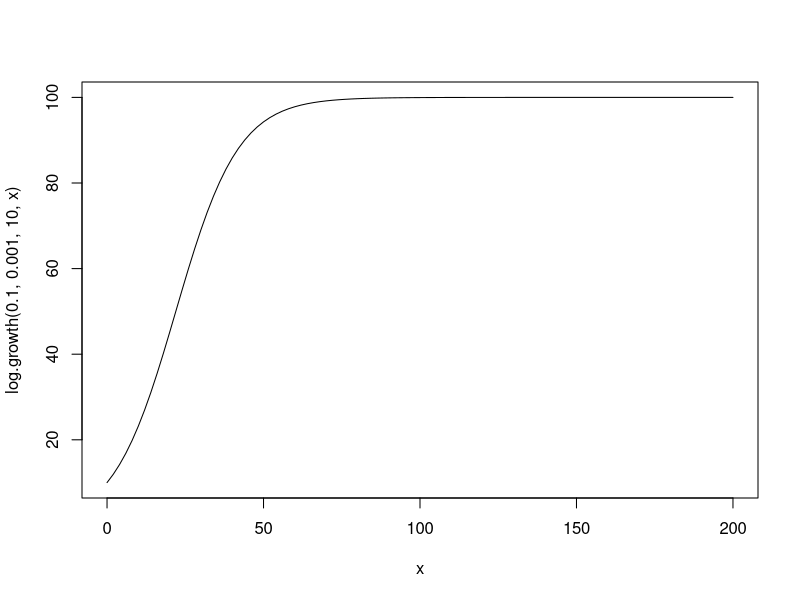
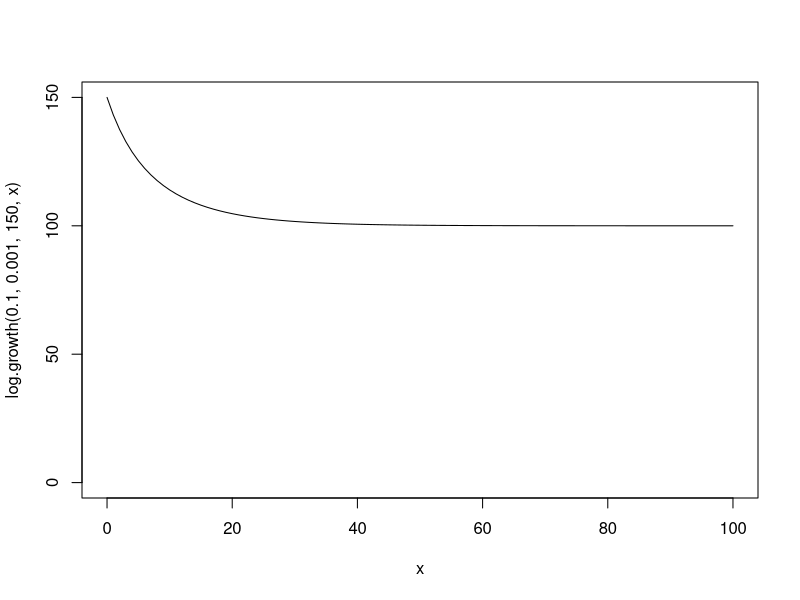
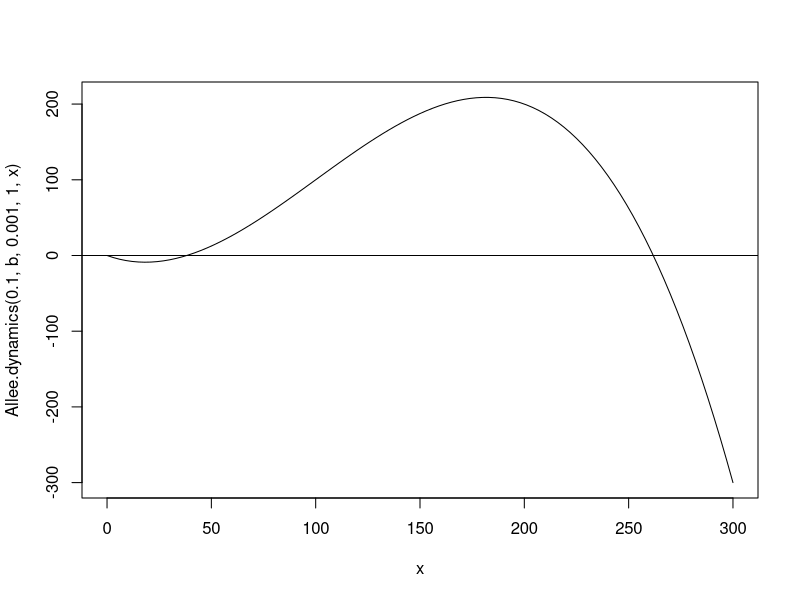
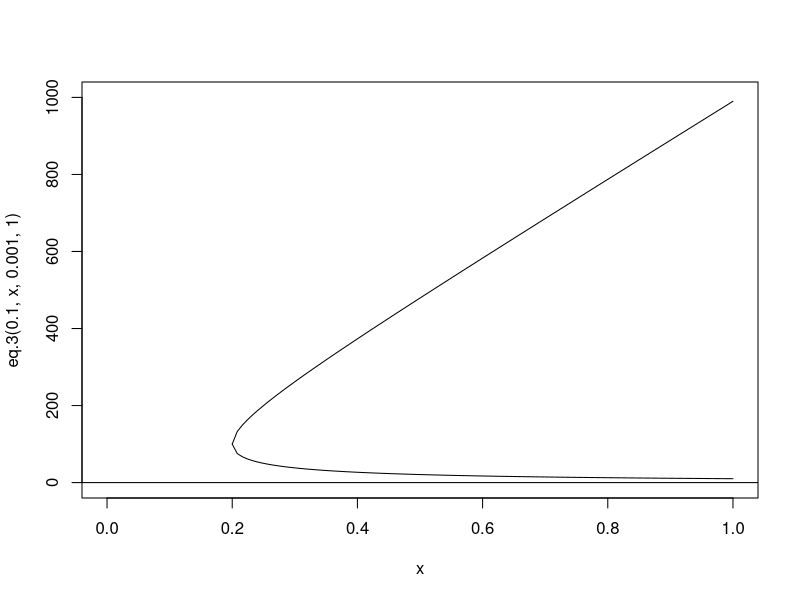
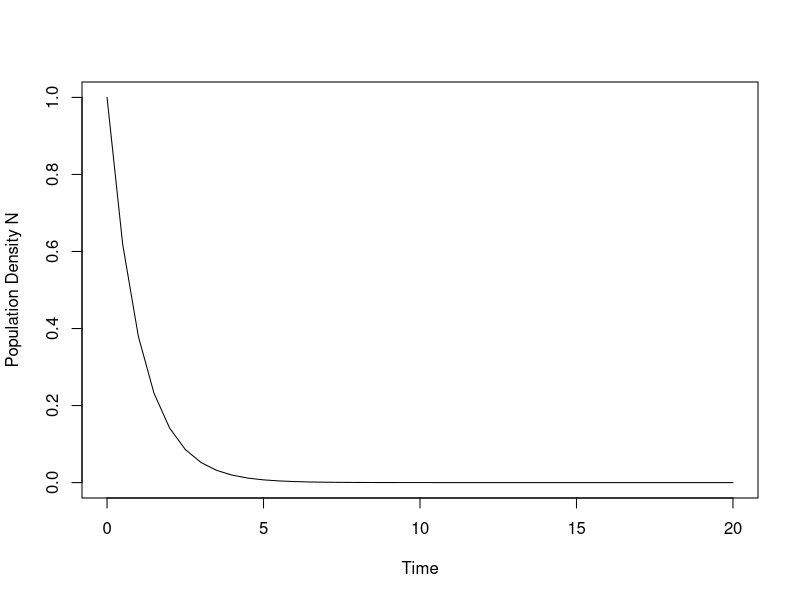

Generate these figures, in order, with R:
## plotting the solution of logistic growth

log.growth <- function(r, a, n0, t){
  (r/a)/(1 - (1 - (r/(a*n0)))*exp(-r*t))
}

log.growth(0.1, 0.001, 150, 10)

curve(log.growth(0.1, 0.001, 10, x), from = 0, to = 200)
curve(log.growth(0.1, 0.001, 150, x), from = 0, to = 100, ylim = c(0, 150))

# model with Allee effect
Allee.dynamics <- function(c, b, a, d, n){
  c*n*n*(b - a*n) - d*n
}

eq.2 <- function(c, b, a, d){
  (b*c - sqrt(b^2 * c^2 - 4*a*c*d))/(2*a*c)
}
eq.3 <- function(c, b, a, d){
  (b*c + sqrt(b^2 * c^2 - 4*a*c*d))/(2*a*c)
}

b <- 0.3
eq.2(0.1, b, 0.001, 1)
eq.3(0.1, b, 0.001, 1)

curve(Allee.dynamics(0.1, b, 0.001, 1, x), from = 0, to = 300)
abline(h = 0)

curve(eq.3(0.1, x, 0.001, 1), from = 0.2, to = 1, xlim = c(0, 1), ylim = c(0, 1000))
curve(eq.2(0.1, x, 0.001, 1), from = 0.2, to = 1, add = TRUE)
abline(h = 0)

###########
library(deSolve)
n0 <- c(n = 1)
parameters <- c(c= 0.1, b = 0.5, a = 0.001, d = 1)
time.steps <- seq(0, 20, 0.5)

Allee.growth <- function(time.steps, n0, parameters) {
  with(as.list(c(n0, parameters)), {
     dn.dt <- c*n*n*(b - a*n) - d*n
     return(list(dn.dt))
     })
}

time.series <- ode(y = n0, times = time.steps, func = Allee.growth, parms = parameters)
plot(time.steps, time.series[, 2], type = "l", lty = 1:2, col=1, ylab = "Population Density N", xlab="Time")
